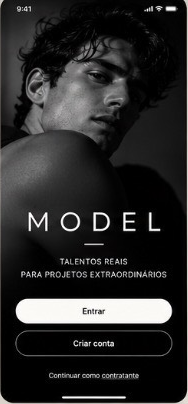
#> input picture MODEL_assets_v1/referencias/01-splash.png, 188 x 404 px; its folder holds only this picture in this run
$ python compare.py
#> lines starting #> are read from the running program, lines starting #| are printed output that depends on the picture
from PIL import Image, ImageDraw
from pathlib import Path
root=Path(__file__).resolve().parents[2]
out=root/'docs/correcoes-123/capturas'
for n,name in [('01','splash'),('02','descoberta')]:
 for w,h in [(375,812),(390,844),(430,932)]:
  ref=Image.open(root/f'MODEL_assets_v1/referencias/{n}-{name}.png').convert('RGB')
#> ref is the input picture: PIL image 188x404 RGB; mean R, G, B 41.7, 41.4, 41.2
  ref=ref.resize((w,round(ref.height*w/ref.width)),Image.Resampling.LANCZOS)
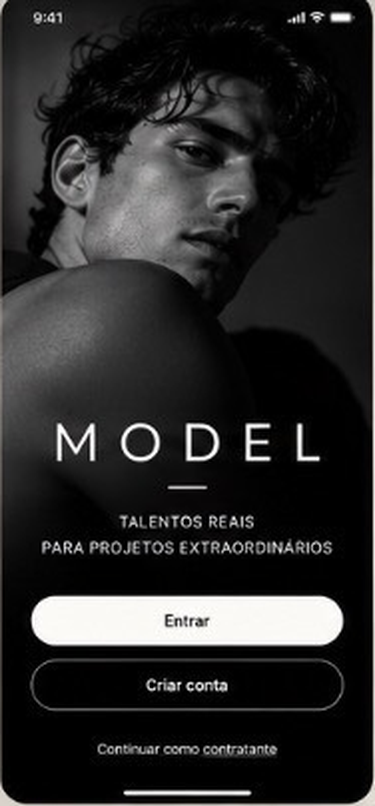
#> ref: PIL image 375x806 RGB; mean R, G, B 41.8, 41.5, 41.3
#> (the run stopped early here; a loop or call above may not have finished)
